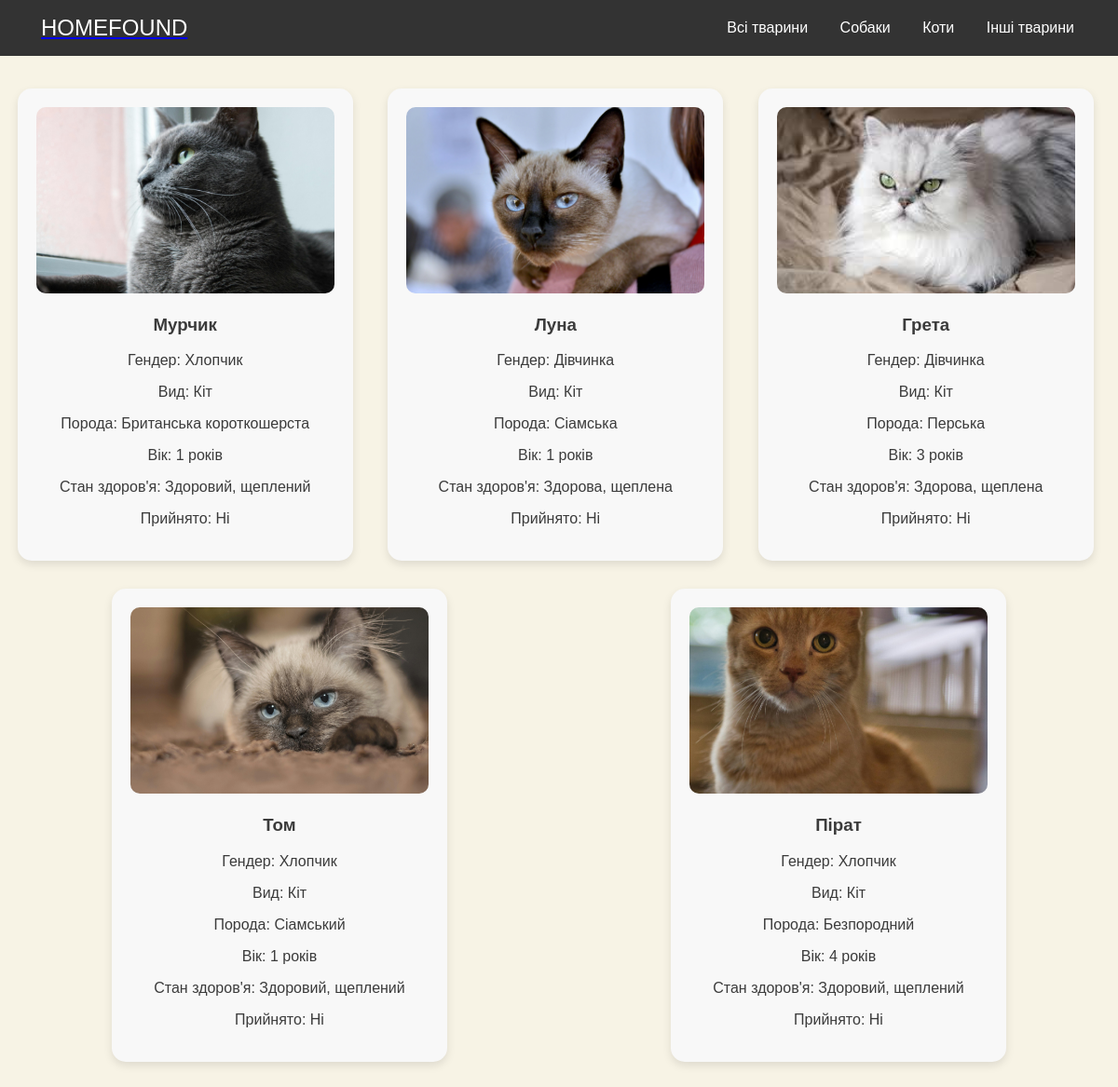
The page /shelter/animals/cats/ on the database as committed earlier.
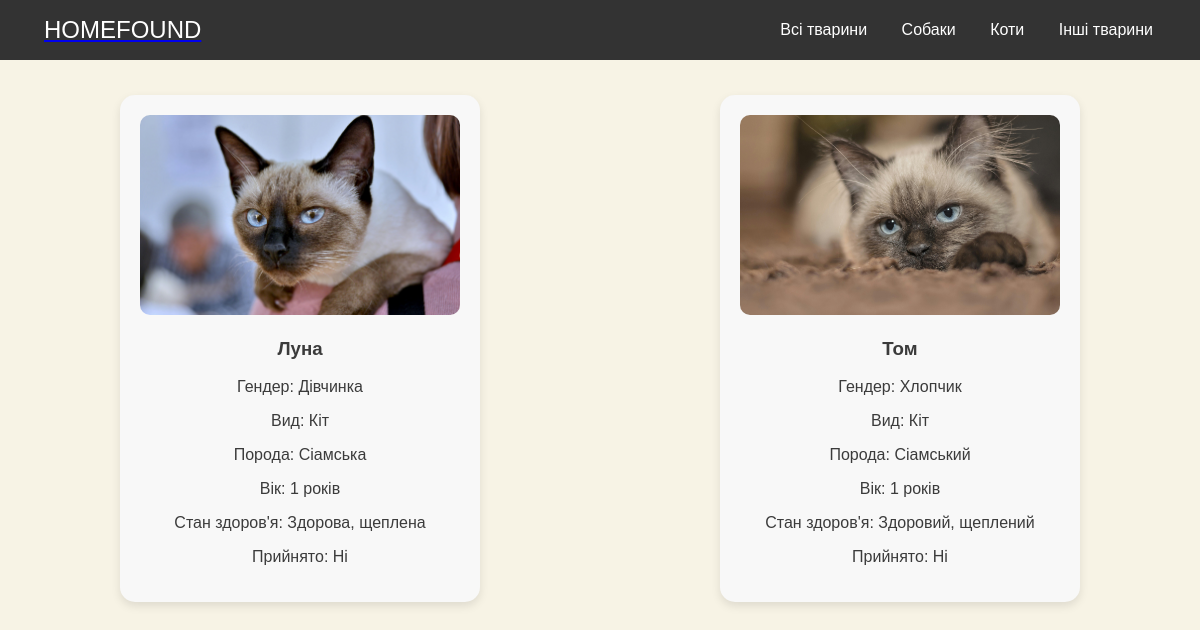
The same page on the database as committed later.
### shelter/models.py (models this page shows, shortened)
class Animal(models.Model):
    SPECIES_CHOICES = [
        ('dog', 'Собака'),
        ('cat', 'Кіт'),
        ('other', 'Інше'),
    ]
    GENDER_CHOICES = [
        ('male', 'Хлопчик'),
        ('female', 'Дівчинка'),
    ]
    name = models.CharField(max_length=100)
    gender = models.CharField(max_length=6, choices=GENDER_CHOICES)
    species = models.CharField(max_length=10, choices=SPECIES_CHOICES, default='other')
    breed = models.CharField(max_length=100, blank=True, null=True)
    age = models.IntegerField()
    health_status = models.CharField(max_length=255)
    adopted = models.BooleanField(default=False)
    adopted_by = models.ForeignKey('User', null=True, blank=True, on_delete=models.SET_NULL, related_name='adopted_pets')
    shelter = models.ForeignKey('Shelter', on_delete=models.CASCADE, related_name='pets')
    photo = models.ImageField(upload_to='animal_photos/', null=True, blank=True)

### shelter/views.py (the view)
# urls.py: path('animals/cats/', animal_list_cats, name='animal_list_cats'),
def animal_list_cats(request):
    animals = Animal.objects.filter(species='cat', adopted=False)
    return render(request, 'shelter/animal_list.html', {'animals': animals})

### shelter/templates/shelter/animal_list.html (shortened to what this page needs)
{% extends 'shelter/base.html' %}
{% load static %}
{% block content %}
    {% if animals %}
        <div class="animal-list">
            {% for animal in animals %}
            <div class="animal-card">
                <img src="{% if animal.photo %}{{ animal.photo.url }}{% else %}{% static 'images/default-image.jpg' %}{% endif %}"
                    alt="{{ animal.name }}" class="animal-photo" style="cursor: pointer;" onclick="openModal('{{ animal.name|escapejs }}',
                                                         '{{ animal.get_gender_display|escapejs }}',
                                                         '{{ animal.get_species_display|escapejs }}',
                                                         '{{ animal.breed|escapejs }}',
                                                         '{{ animal.age }}',
                                                         '{{ animal.health_status|escapejs }}',
                                                         '{{ animal.id }}')">
                <div class="animal-info">
                    <h3>{{ animal.name }}</h3>
                    <p>Гендер: {{ animal.get_gender_display }}</p>
                    <p>Вид: {{ animal.get_species_display }}</p>
                    <p>Порода: {{ animal.breed }}</p>
                    <p>Вік: {{ animal.age }} років</p>
                    <p>Стан здоров'я: {{ animal.health_status }}</p>
                    <p>Прийнято: {{ animal.adopted|yesno:"Так,Ні" }}</p>
                </div>
            </div>
            {% endfor %}
        </div>
    {% else %}
        <p>На жаль, наразі немає доступних тварин.</p>
    {% endif %}
{% endblock %}

### shelter/templates/shelter/base.html (shortened to what this page needs)
<!DOCTYPE html>
<html lang="uk">
    {% load static %}
<head>
    <link rel="stylesheet" href="{% static 'css/styless.css' %}">
</head>
<body>
    <header>
        <a href="{% url 'homepage' %}">
            <div class="logo">HOMEFOUND</div>
        </a>
        <nav>
            <a href="{% url 'animal_list' %}">Всі тварини</a>
            <a href="{% url 'animal_list_dogs' %}">Собаки</a>
            <a href="{% url 'animal_list_cats' %}">Коти</a>
            <a href="{% url 'animal_list_other' %}">Інші тварини</a>
        </nav>
    </header>
    <main>
        {% block content %}{% endblock %}
    </main>
</body>
</html>

### shelter/static/css/styless.css (style rules this page uses)
body { font-family: 'Montserrat', sans-serif; background-color: #f7f3e5; color: #3b3b3b; margin: 0; padding: 0; }
header { background-color: #333333; color: white; padding: 1rem 2rem; display: flex; justify-content: space-between; align-items: center; text-decoration: none; }
header .logo { font-size: 24px; text-decoration: none; color: white; margin-left: 12px; }
header nav a { color: white; margin: 0 15px; text-decoration: none; font-size: 16px; font-weight: 300; }
.animal-list { display: flex; flex-wrap: wrap; justify-content: space-around; padding: 20px 0; }
.animal-card { width: 30%; padding: 20px; margin: 15px; box-sizing: border-box; border-radius: 15px; transition: transform 0.3s ease; background-color: #f8f8f8; box-shadow: 0px 4px 10px rgba(0, 0, 0, 0.1); }
.animal-photo { width: 100%; height: 200px; object-fit: cover; border-radius: 10px; }
.animal-info { text-align: center; margin-top: 10px; color: #3b3b3b; }

Rows that differ between the two databases and show on the page:
no longer on this page (row edited): Animal: photo (picture), name "Мурчик", gender "Хлопчик", species "Кіт", breed "Британська короткошерста", age "1", health_status "Здоровий, щеплений", adopted "Ні"
no longer on this page (row edited): Animal: photo (picture), name "Грета", gender "Дівчинка", species "Кіт", breed "Перська", age "3", health_status "Здорова, щеплена", adopted "Ні"
no longer on this page (row edited): Animal: photo (picture), name "Пірат", gender "Хлопчик", species "Кіт", breed "Безпородний", age "4", health_status "Здоровий, щеплений", adopted "Ні"
